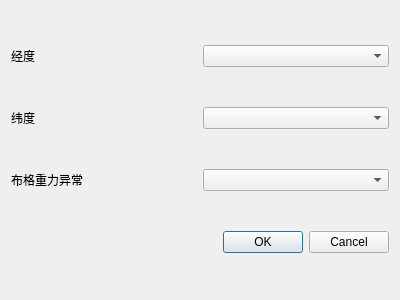
<?xml version="1.0" encoding="UTF-8"?>
<ui version="4.0">
 <class>Dialog</class>
 <widget class="QDialog" name="Dialog">
  <property name="geometry">
   <rect>
    <x>0</x>
    <y>0</y>
    <width>400</width>
    <height>300</height>
   </rect>
  </property>
  <property name="windowTitle">
   <string>Dialog</string>
  </property>
  <layout class="QVBoxLayout" name="verticalLayout_3">
   <item>
    <layout class="QHBoxLayout" name="horizontalLayout_2">
     <item>
      <widget class="QLabel" name="label">
       <property name="text">
        <string>经度</string>
       </property>
      </widget>
     </item>
     <item>
      <widget class="QComboBox" name="cb1"/>
     </item>
    </layout>
   </item>
   <item>
    <layout class="QHBoxLayout" name="horizontalLayout">
     <item>
      <widget class="QLabel" name="label_2">
       <property name="text">
        <string>纬度</string>
       </property>
      </widget>
     </item>
     <item>
      <widget class="QComboBox" name="cb2"/>
     </item>
    </layout>
   </item>
   <item>
    <layout class="QHBoxLayout" name="horizontalLayout_3">
     <item>
      <widget class="QLabel" name="label_3">
       <property name="text">
        <string>布格重力异常</string>
       </property>
      </widget>
     </item>
     <item>
      <widget class="QComboBox" name="cb3"/>
     </item>
    </layout>
   </item>
   <item>
    <widget class="QDialogButtonBox" name="buttonBox">
     <property name="orientation">
      <enum>Qt::Horizontal</enum>
     </property>
     <property name="standardButtons">
      <set>QDialogButtonBox::Cancel|QDialogButtonBox::Ok</set>
     </property>
    </widget>
   </item>
  </layout>
 </widget>
 <resources/>
 <connections>
  <connection>
   <sender>buttonBox</sender>
   <signal>accepted()</signal>
   <receiver>Dialog</receiver>
   <slot>accept()</slot>
   <hints>
    <hint type="sourcelabel">
     <x>248</x>
     <y>254</y>
    </hint>
    <hint type="destinationlabel">
     <x>157</x>
     <y>274</y>
    </hint>
   </hints>
  </connection>
  <connection>
   <sender>buttonBox</sender>
   <signal>rejected()</signal>
   <receiver>Dialog</receiver>
   <slot>reject()</slot>
   <hints>
    <hint type="sourcelabel">
     <x>316</x>
     <y>260</y>
    </hint>
    <hint type="destinationlabel">
     <x>286</x>
     <y>274</y>
    </hint>
   </hints>
  </connection>
 </connections>
</ui>
